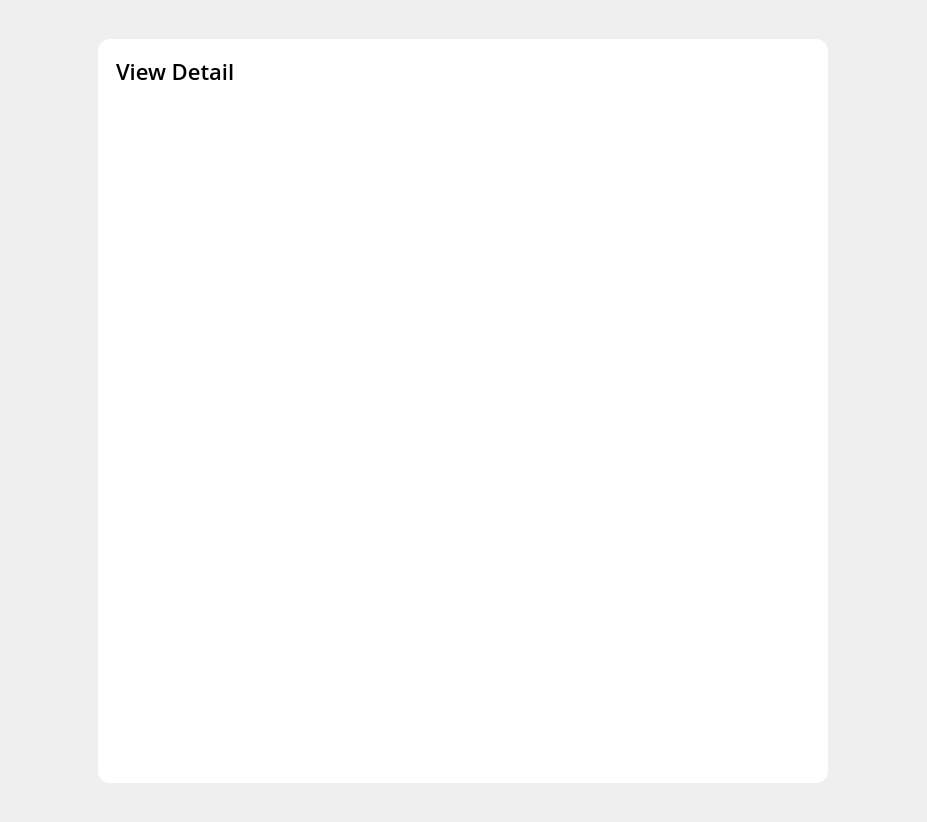
<?xml version="1.0" encoding="UTF-8"?>
<ui version="4.0">
 <class>ReviewItemCheckResultDialog</class>
 <widget class="QDialog" name="ReviewItemCheckResultDialog">
  <property name="geometry">
   <rect>
    <x>0</x>
    <y>0</y>
    <width>927</width>
    <height>822</height>
   </rect>
  </property>
  <property name="windowTitle">
   <string>Dialog</string>
  </property>
  <layout class="QHBoxLayout" name="horizontalLayout_2">
   <item>
    <widget class="QWidget" name="dialogContainer" native="true">
     <property name="sizePolicy">
      <sizepolicy hsizetype="Fixed" vsizetype="Preferred">
       <horstretch>0</horstretch>
       <verstretch>0</verstretch>
      </sizepolicy>
     </property>
     <property name="minimumSize">
      <size>
       <width>730</width>
       <height>744</height>
      </size>
     </property>
     <property name="maximumSize">
      <size>
       <width>730</width>
       <height>744</height>
      </size>
     </property>
     <property name="styleSheet">
      <string notr="true">#dialogContainer {
	background-color: white;
	border-radius: 12px;
	border: none;
}

#bodyContainer {
	border-bottom-left-radius: 12px;
	border-bottom-right-radius: 12px;
}


QLabel {
	color: #1A1A1A;
	font-family: Open Sans;
	font-weight: 600;
	font-size: 16px;
	line-height: 24px;
	letter-spacing: 0%;
}

QScrollArea {
	border: none;
}

#container {
	background: white;
}

QTextEdit {
	color: #1A1A1A;
	background: white;
	font-family: Open Sans;
	font-weight: 400;
	font-size: 16px;
	line-height: 24px;
	letter-spacing: 0%;
	border-radius: 8px;
	border: 1px solid #CCCCCC;
	padding-left: 12px;
	padding-right: 12px;
}

QScrollBar {
    background: transparent;
}

QScrollBar:vertical {
    width: 6px;
    background: transparent;
}
QScrollBar::handle:vertical {
    background: #4B286D;
    border-radius: 3px;
}
QScrollBar::add-line:vertical,
QScrollBar::sub-line:vertical {
    height: 0;
}

#cancelButton {
	color: #1A1A1A;
	font-family: Open Sans;
	font-weight: 500;
	font-size: 18px;
	line-height: 24px;
	letter-spacing: 0%;
	border-radius: 8px;
	border: 1.5px solid #1A1A1A
}

#saveButton {
    background-color: #FBAE17;
	color: white;
	font-family: Open Sans;
	font-weight: 500;
	font-size: 18px;
	line-height: 24px;
	letter-spacing: 0%;
	border-radius: 8px;
}</string>
     </property>
     <layout class="QVBoxLayout" name="verticalLayout_2">
      <property name="spacing">
       <number>0</number>
      </property>
      <property name="leftMargin">
       <number>0</number>
      </property>
      <property name="topMargin">
       <number>0</number>
      </property>
      <property name="rightMargin">
       <number>0</number>
      </property>
      <property name="bottomMargin">
       <number>0</number>
      </property>
      <item>
       <widget class="QWidget" name="titleBar" native="true">
        <property name="minimumSize">
         <size>
          <width>0</width>
          <height>64</height>
         </size>
        </property>
        <property name="maximumSize">
         <size>
          <width>16777215</width>
          <height>64</height>
         </size>
        </property>
        <property name="styleSheet">
         <string notr="true">background-color: rgba(255, 255, 255, 0);</string>
        </property>
        <layout class="QHBoxLayout" name="horizontalLayout">
         <property name="spacing">
          <number>18</number>
         </property>
         <property name="leftMargin">
          <number>18</number>
         </property>
         <property name="topMargin">
          <number>16</number>
         </property>
         <property name="rightMargin">
          <number>18</number>
         </property>
         <property name="bottomMargin">
          <number>16</number>
         </property>
         <item>
          <widget class="QLabel" name="dialogTitle">
           <property name="styleSheet">
            <string notr="true">font-family: Open Sans;
font-size: 22px;
font-weight: 500;
color: black;
line-height: 30px;
letter-spacing: 0%;
</string>
           </property>
           <property name="text">
            <string>View Detail</string>
           </property>
          </widget>
         </item>
         <item>
          <widget class="QToolButton" name="closeButton">
           <property name="minimumSize">
            <size>
             <width>32</width>
             <height>32</height>
            </size>
           </property>
           <property name="maximumSize">
            <size>
             <width>32</width>
             <height>32</height>
            </size>
           </property>
           <property name="text">
            <string/>
           </property>
           <property name="icon">
            <iconset resource="../../../../../Resources/Resources.qrc">
             <normaloff>:/images/Project/cross-icon.svg</normaloff>:/images/Project/cross-icon.svg</iconset>
           </property>
           <property name="iconSize">
            <size>
             <width>32</width>
             <height>32</height>
            </size>
           </property>
           <property name="autoRaise">
            <bool>true</bool>
           </property>
          </widget>
         </item>
        </layout>
       </widget>
      </item>
      <item>
       <widget class="QWidget" name="bodyContainer" native="true">
        <layout class="QVBoxLayout" name="verticalLayout">
         <property name="spacing">
          <number>18</number>
         </property>
         <property name="leftMargin">
          <number>18</number>
         </property>
         <property name="topMargin">
          <number>18</number>
         </property>
         <property name="rightMargin">
          <number>18</number>
         </property>
         <property name="bottomMargin">
          <number>18</number>
         </property>
         <item>
          <widget class="QScrollArea" name="scrollArea">
           <property name="sizePolicy">
            <sizepolicy hsizetype="Expanding" vsizetype="Minimum">
             <horstretch>0</horstretch>
             <verstretch>0</verstretch>
            </sizepolicy>
           </property>
           <property name="minimumSize">
            <size>
             <width>0</width>
             <height>0</height>
            </size>
           </property>
           <property name="maximumSize">
            <size>
             <width>16777215</width>
             <height>644</height>
            </size>
           </property>
           <property name="widgetResizable">
            <bool>true</bool>
           </property>
           <widget class="QWidget" name="container">
            <property name="geometry">
             <rect>
              <x>0</x>
              <y>0</y>
              <width>694</width>
              <height>644</height>
             </rect>
            </property>
            <property name="sizePolicy">
             <sizepolicy hsizetype="Preferred" vsizetype="Minimum">
              <horstretch>0</horstretch>
              <verstretch>0</verstretch>
             </sizepolicy>
            </property>
            <property name="maximumSize">
             <size>
              <width>16777215</width>
              <height>16777215</height>
             </size>
            </property>
           </widget>
          </widget>
         </item>
        </layout>
       </widget>
      </item>
     </layout>
    </widget>
   </item>
  </layout>
 </widget>
 <resources>
  <include location="../../../../../Resources/Resources.qrc"/>
 </resources>
 <connections/>
</ui>
